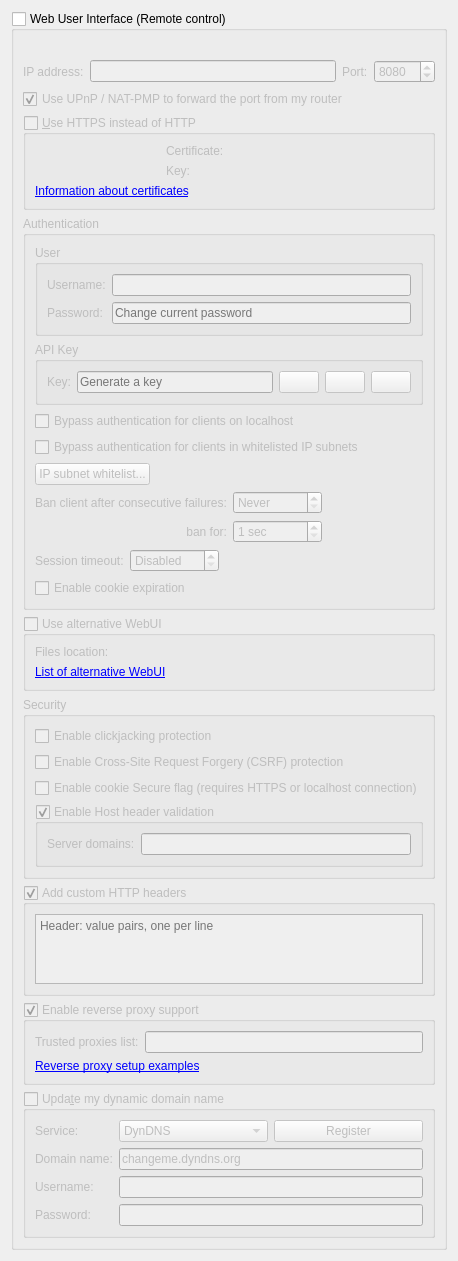
          <widget class="QWidget" name="scrollAreaWidgetContents_7">
           <property name="geometry">
            <rect>
             <x>0</x>
             <y>0</y>
             <width>382</width>
             <height>1045</height>
            </rect>
           </property>
           <layout class="QVBoxLayout" name="verticalLayout_23">
            <item>
             <widget class="QGroupBox" name="checkWebUI">
              <property name="title">
               <string>Web User Interface (Remote control)</string>
              </property>
              <property name="checkable">
               <bool>true</bool>
              </property>
              <property name="checked">
               <bool>false</bool>
              </property>
              <layout class="QVBoxLayout" name="verticalLayout_2">
               <item>
                <widget class="QLabel" name="labelWebUIError">
                 <property name="font">
                  <font>
                   <italic>true</italic>
                  </font>
                 </property>
                 <property name="text">
                  <string/>
                 </property>
                </widget>
               </item>
               <item>
                <layout class="QHBoxLayout" name="horizontalLayout_2">
                 <item>
                  <widget class="QLabel" name="lblWebUIAddress">
                   <property name="text">
                    <string>IP address:</string>
                   </property>
                  </widget>
                 </item>
                 <item>
                  <widget class="QLineEdit" name="textWebUIAddress">
                   <property name="toolTip">
                    <string>IP address that the Web UI will bind to.
Specify an IPv4 or IPv6 address. You can specify &quot;0.0.0.0&quot; for any IPv4 address,
&quot;::&quot; for any IPv6 address, or &quot;*&quot; for both IPv4 and IPv6.</string>
                   </property>
                  </widget>
                 </item>
                 <item>
                  <widget class="QLabel" name="lblWebUIPort">
                   <property name="text">
                    <string>Port:</string>
                   </property>
                  </widget>
                 </item>
                 <item>
                  <widget class="QSpinBox" name="spinWebUIPort">
                   <property name="minimum">
                    <number>1</number>
                   </property>
                   <property name="maximum">
                    <number>65535</number>
                   </property>
                   <property name="value">
                    <number>8080</number>
                   </property>
                  </widget>
                 </item>
                </layout>
               </item>
               <item>
                <widget class="QCheckBox" name="checkWebUIUPnP">
                 <property name="text">
                  <string>Use UPnP / NAT-PMP to forward the port from my router</string>
                 </property>
                 <property name="checked">
                  <bool>true</bool>
                 </property>
                </widget>
               </item>
               <item>
                <widget class="QGroupBox" name="checkWebUIHttps">
                 <property name="title">
                  <string>&amp;Use HTTPS instead of HTTP</string>
                 </property>
                 <property name="checkable">
                  <bool>true</bool>
                 </property>
                 <property name="checked">
                  <bool>false</bool>
                 </property>
                 <layout class="QGridLayout" name="gridLayout_11">
                  <item row="0" column="0">
                   <widget class="QLabel" name="lblSslCertStatus"/>
                  </item>
                  <item row="0" column="1">
                   <widget class="QLabel" name="lblWebUICrt">
                    <property name="text">
                     <string>Certificate:</string>
                    </property>
                   </widget>
                  </item>
                  <item row="0" column="2">
                   <widget class="FileSystemPathLineEdit" name="textWebUIHttpsCert" native="true"/>
                  </item>
                  <item row="1" column="0">
                   <widget class="QLabel" name="lblSslKeyStatus"/>
                  </item>
                  <item row="1" column="1">
                   <widget class="QLabel" name="lblWebUIKey">
                    <property name="text">
                     <string>Key:</string>
                    </property>
                   </widget>
                  </item>
                  <item row="1" column="2">
                   <widget class="FileSystemPathLineEdit" name="textWebUIHttpsKey" native="true"/>
                  </item>
                  <item row="2" column="0" colspan="3">
                   <widget class="QLabel" name="lblWebUICertInfo">
                    <property name="text">
                     <string>&lt;a href=https://httpd.apache.org/docs/current/ssl/ssl_faq.html#aboutcerts&gt;Information about certificates&lt;/a&gt;</string>
                    </property>
                    <property name="openExternalLinks">
                     <bool>true</bool>
                    </property>
                    <property name="textInteractionFlags">
                     <set>Qt::TextInteractionFlag::LinksAccessibleByKeyboard|Qt::TextInteractionFlag::LinksAccessibleByMouse</set>
                    </property>
                   </widget>
                  </item>
                 </layout>
                </widget>
               </item>
               <item>
                <widget class="QGroupBox" name="groupWebUIAuth">
                 <property name="title">
                  <string>Authentication</string>
                 </property>
                 <layout class="QVBoxLayout" name="verticalLayout_35">
                  <item>
                   <widget class="QGroupBox" name="groupWebUIUser">
                    <property name="title">
                     <string>User</string>
                    </property>
                    <layout class="QGridLayout" name="gridLayoutUser">
                     <item row="0" column="0">
                      <widget class="QLabel" name="lblWebUIUsername">
                       <property name="text">
                        <string>Username:</string>
                       </property>
                      </widget>
                     </item>
                     <item row="0" column="1">
                      <widget class="QLineEdit" name="textWebUIUsername"/>
                     </item>
                     <item row="1" column="0">
                      <widget class="QLabel" name="lblWebUIPassword">
                       <property name="text">
                        <string>Password:</string>
                       </property>
                      </widget>
                     </item>
                     <item row="1" column="1">
                      <widget class="QLineEdit" name="textWebUIPassword">
                       <property name="echoMode">
                        <enum>QLineEdit::EchoMode::Password</enum>
                       </property>
                       <property name="placeholderText">
                        <string>Change current password</string>
                       </property>
                      </widget>
                     </item>
                    </layout>
                   </widget>
                  </item>
                  <item>
                   <widget class="QGroupBox" name="groupWebUIAPIKey">
                    <property name="title">
                     <string>API Key</string>
                    </property>
                    <layout class="QGridLayout" name="gridLayoutAPIKey">
                     <item row="0" column="0">
                      <widget class="QLabel" name="lblWebUIAPIKey">
                       <property name="text">
                        <string>Key:</string>
                       </property>
                      </widget>
                     </item>
                     <item row="0" column="1">
                      <layout class="QHBoxLayout" name="horizontalLayoutAPIKey">
                       <item>
                        <widget class="QLineEdit" name="textWebUIAPIKey">
                         <property name="readOnly">
                          <bool>true</bool>
                         </property>
                         <property name="placeholderText">
                          <string>Generate a key</string>
                         </property>
                        </widget>
                       </item>
                       <item>
                        <widget class="QPushButton" name="btnWebUIAPIKeyCopy">
                         <property name="enabled">
                          <bool>false</bool>
                         </property>
                         <property name="toolTip">
                          <string>Copy API key</string>
                         </property>
                         <property name="icon">
                          <iconset>
                           <normaloff>:/icons/edit-copy.svg</normaloff>:/icons/edit-copy.svg</iconset>
                         </property>
                        </widget>
                       </item>
                       <item>
                        <widget class="QPushButton" name="btnWebUIAPIKeyRotate">
                         <property name="toolTip">
                          <string>Generate API key</string>
                         </property>
                         <property name="icon">
                          <iconset>
                           <normaloff>:/icons/view-refresh.svg</normaloff>:/icons/view-refresh.svg</iconset>
                         </property>
                        </widget>
                       </item>
                       <item>
                        <widget class="QPushButton" name="btnWebUIAPIKeyDelete">
                         <property name="toolTip">
                          <string>Delete API key</string>
                         </property>
                         <property name="icon">
                          <iconset>
                           <normaloff>:/icons/list-remove.svg</normaloff>:/icons/list-remove.svg</iconset>
                         </property>
                        </widget>
                       </item>
                      </layout>
                     </item>
                    </layout>
                   </widget>
                  </item>
                  <item>
                   <widget class="QCheckBox" name="checkBypassLocalAuth">
                    <property name="text">
                     <string>Bypass authentication for clients on localhost</string>
                    </property>
                   </widget>
                  </item>
                  <item>
                   <widget class="QCheckBox" name="checkBypassAuthSubnetWhitelist">
                    <property name="text">
                     <string>Bypass authentication for clients in whitelisted IP subnets</string>
                    </property>
                   </widget>
                  </item>
                  <item>
                   <widget class="QPushButton" name="IPSubnetWhitelistButton">
                    <property name="sizePolicy">
                     <sizepolicy hsizetype="Fixed" vsizetype="Fixed">
                      <horstretch>0</horstretch>
                      <verstretch>0</verstretch>
                     </sizepolicy>
                    </property>
                    <property name="text">
                     <string>IP subnet whitelist...</string>
                    </property>
                   </widget>
                  </item>
                  <item>
                   <layout class="QGridLayout" name="gridLayout_10">
                    <item row="0" column="0">
                     <widget class="QLabel" name="lblBanCounter">
                      <property name="text">
                       <string>Ban client after consecutive failures:</string>
                      </property>
                     </widget>
                    </item>
                    <item row="0" column="1">
                     <widget class="QSpinBox" name="spinBanCounter">
                      <property name="specialValueText">
                       <string>Never</string>
                      </property>
                      <property name="maximum">
                       <number>2147483647</number>
                      </property>
                     </widget>
                    </item>
                    <item row="0" column="2">
                     <spacer name="horizontalSpacer_15">
                      <property name="orientation">
                       <enum>Qt::Orientation::Horizontal</enum>
                      </property>
                      <property name="sizeHint" stdset="0">
                       <size>
                        <width>40</width>
                        <height>20</height>
                       </size>
                      </property>
                     </spacer>
                    </item>
                    <item row="1" column="0">
                     <widget class="QLabel" name="lblBanDuration">
                      <property name="text">
                       <string>ban for:</string>
                      </property>
                      <property name="alignment">
                       <set>Qt::AlignmentFlag::AlignRight|Qt::AlignmentFlag::AlignTrailing|Qt::AlignmentFlag::AlignVCenter</set>
                      </property>
                     </widget>
                    </item>
                    <item row="1" column="1">
                     <widget class="QSpinBox" name="spinBanDuration">
                      <property name="suffix">
                       <string> sec</string>
                      </property>
                      <property name="minimum">
                       <number>1</number>
                      </property>
                      <property name="maximum">
                       <number>2147483647</number>
                      </property>
                     </widget>
                    </item>
                   </layout>
                  </item>
                  <item>
                   <layout class="QHBoxLayout" name="horizontalLayout_13">
                    <item>
                     <widget class="QLabel" name="lblSessionTimeout">
                      <property name="text">
                       <string>Session timeout:</string>
                      </property>
                     </widget>
                    </item>
                    <item>
                     <widget class="QSpinBox" name="spinSessionTimeout">
                      <property name="specialValueText">
                       <string>Disabled</string>
                      </property>
                      <property name="suffix">
                       <string> sec</string>
                      </property>
                      <property name="maximum">
                       <number>2147483647</number>
                      </property>
                     </widget>
                    </item>
                    <item>
                     <spacer name="horizontalSpacer_11">
                      <property name="orientation">
                       <enum>Qt::Orientation::Horizontal</enum>
                      </property>
                      <property name="sizeHint" stdset="0">
                       <size>
                        <width>40</width>
                        <height>20</height>
                       </size>
                      </property>
                     </spacer>
                    </item>
                   </layout>
                  </item>
                  <item>
                   <widget class="QCheckBox" name="enableCookieExpiration">
                    <property name="text">
                     <string>Enable cookie expiration</string>
                    </property>
                   </widget>
                  </item>
                 </layout>
                </widget>
               </item>
               <item>
                <widget class="QGroupBox" name="groupAltWebUI">
                 <property name="title">
                  <string>Use alternative WebUI</string>
                 </property>
                 <property name="checkable">
                  <bool>true</bool>
                 </property>
                 <property name="checked">
                  <bool>false</bool>
                 </property>
                 <layout class="QVBoxLayout" name="verticalLayout_41">
                  <item>
                   <layout class="QHBoxLayout" name="horizontalLayout_5">
                    <item>
                     <widget class="QLabel" name="labelWebUIRootFolder">
                      <property name="text">
                       <string>Files location:</string>
                      </property>
                     </widget>
                    </item>
                    <item>
                     <widget class="FileSystemPathLineEdit" name="textWebUIRootFolder" native="true"/>
                    </item>
                   </layout>
                  </item>
                  <item>
                   <widget class="QLabel" name="lblAltWebUIList">
                    <property name="text">
                     <string>&lt;a href=&quot;https://github.com/qbittorrent/qBittorrent/wiki/List-of-known-alternate-WebUIs&quot;&gt;List of alternative WebUI&lt;/a&gt;</string>
                    </property>
                    <property name="openExternalLinks">
                     <bool>true</bool>
                    </property>
                    <property name="textInteractionFlags">
                     <set>Qt::TextInteractionFlag::LinksAccessibleByKeyboard|Qt::TextInteractionFlag::LinksAccessibleByMouse</set>
                    </property>
                   </widget>
                  </item>
                 </layout>
                </widget>
               </item>
               <item>
                <widget class="QGroupBox" name="groupBox_3">
                 <property name="title">
                  <string>Security</string>
                 </property>
                 <layout class="QVBoxLayout" name="verticalLayout_33">
                  <item>
                   <widget class="QCheckBox" name="checkClickjacking">
                    <property name="text">
                     <string>Enable clickjacking protection</string>
                    </property>
                   </widget>
                  </item>
                  <item>
                   <widget class="QCheckBox" name="checkCSRFProtection">
                    <property name="text">
                     <string>Enable Cross-Site Request Forgery (CSRF) protection</string>
                    </property>
                   </widget>
                  </item>
                  <item>
                   <widget class="QCheckBox" name="checkSecureCookie">
                    <property name="text">
                     <string>Enable cookie Secure flag (requires HTTPS or localhost connection)</string>
                    </property>
                   </widget>
                  </item>
                  <item>
                   <widget class="QGroupBox" name="groupHostHeaderValidation">
                    <property name="title">
                     <string>Enable Host header validation</string>
                    </property>
                    <property name="checkable">
                     <bool>true</bool>
                    </property>
                    <layout class="QVBoxLayout" name="verticalLayout_32">
                     <item>
                      <layout class="QHBoxLayout" name="horizontalLayout_10">
                       <item>
                        <widget class="QLabel" name="labelServerDomains">
                         <property name="text">
                          <string>Server domains:</string>
                         </property>
                        </widget>
                       </item>
                       <item>
                        <widget class="QLineEdit" name="textServerDomains">
                         <property name="toolTip">
                          <string>Whitelist for filtering HTTP Host header values.
In order to defend against DNS rebinding attack,
you should put in domain names used by WebUI server.

Use ';' to split multiple entries. Can use wildcard '*'.</string>
                         </property>
                        </widget>
                       </item>
                      </layout>
                     </item>
                    </layout>
                   </widget>
                  </item>
                 </layout>
                </widget>
               </item>
               <item>
                <widget class="QGroupBox" name="groupWebUIAddCustomHTTPHeaders">
                 <property name="title">
                  <string>Add custom HTTP headers</string>
                 </property>
                 <property name="checkable">
                  <bool>true</bool>
                 </property>
                 <layout class="QVBoxLayout" name="verticalLayout_8">
                  <item>
                   <widget class="QPlainTextEdit" name="textWebUICustomHTTPHeaders">
                    <property name="tabChangesFocus">
                     <bool>true</bool>
                    </property>
                    <property name="lineWrapMode">
                     <enum>QPlainTextEdit::LineWrapMode::NoWrap</enum>
                    </property>
                    <property name="placeholderText">
                     <string>Header: value pairs, one per line</string>
                    </property>
                   </widget>
                  </item>
                 </layout>
                </widget>
               </item>
               <item>
                <widget class="QGroupBox" name="groupEnableReverseProxySupport">
                 <property name="title">
                  <string>Enable reverse proxy support</string>
                 </property>
                 <property name="checkable">
                  <bool>true</bool>
                 </property>
                 <layout class="QVBoxLayout" name="verticalLayout_331">
                  <item>
                   <layout class="QHBoxLayout" name="horizontalLayout_131">
                    <item>
                     <widget class="QLabel" name="lblReverseProxiesList">
                      <property name="text">
                       <string>Trusted proxies list:</string>
                      </property>
                     </widget>
                    </item>
                    <item>
                     <widget class="QLineEdit" name="textTrustedReverseProxiesList">
                      <property name="toolTip">
                       <string>Specify reverse proxy IPs (or subnets, e.g. 0.0.0.0/24) in order to use forwarded client address (X-Forwarded-For header). Use ';' to split multiple entries.</string>
                      </property>
                     </widget>
                    </item>
                   </layout>
                  </item>
                  <item>
                   <widget class="QLabel" name="labelReverseProxyLink">
                    <property name="text">
                     <string>&lt;a href=https://github.com/qbittorrent/qBittorrent/wiki#reverse-proxy-setup-for-webui-access&gt;Reverse proxy setup examples&lt;/a&gt;</string>
                    </property>
                    <property name="openExternalLinks">
                     <bool>true</bool>
                    </property>
                    <property name="textInteractionFlags">
                     <set>Qt::TextInteractionFlag::LinksAccessibleByKeyboard|Qt::TextInteractionFlag::LinksAccessibleByMouse</set>
                    </property>
                   </widget>
                  </item>
                 </layout>
                </widget>
               </item>
               <item>
                <widget class="QGroupBox" name="checkDynDNS">
                 <property name="title">
                  <string>Upda&amp;te my dynamic domain name</string>
                 </property>
                 <property name="checkable">
                  <bool>true</bool>
                 </property>
                 <property name="checked">
                  <bool>false</bool>
                 </property>
                 <layout class="QFormLayout" name="formLayout_5">
                  <item row="0" column="0">
                   <widget class="QLabel" name="label_19">
                    <property name="text">
                     <string>Service:</string>
                    </property>
                   </widget>
                  </item>
                  <item row="0" column="1">
                   <layout class="QHBoxLayout" name="horizontalLayout_3">
                    <item>
                     <widget class="QComboBox" name="comboDNSService">
                      <item>
                       <property name="text">
                        <string notr="true">DynDNS</string>
                       </property>
                      </item>
                      <item>
                       <property name="text">
                        <string notr="true">No-IP</string>
                       </property>
                      </item>
                     </widget>
                    </item>
                    <item>
                     <widget class="QPushButton" name="registerDNSBtn">
                      <property name="text">
                       <string>Register</string>
                      </property>
                     </widget>
                    </item>
                   </layout>
                  </item>
                  <item row="1" column="0">
                   <widget class="QLabel" name="label_20">
                    <property name="text">
                     <string>Domain name:</string>
                    </property>
                   </widget>
                  </item>
                  <item row="1" column="1">
                   <widget class="QLineEdit" name="domainNameTxt">
                    <property name="text">
                     <string notr="true">changeme.dyndns.org</string>
                    </property>
                   </widget>
                  </item>
                  <item row="2" column="0">
                   <widget class="QLabel" name="label_21">
                    <property name="text">
                     <string>Username:</string>
                    </property>
                   </widget>
                  </item>
                  <item row="2" column="1">
                   <widget class="QLineEdit" name="DNSUsernameTxt"/>
                  </item>
                  <item row="3" column="0">
                   <widget class="QLabel" name="label_22">
                    <property name="text">
                     <string>Password:</string>
                    </property>
                   </widget>
                  </item>
                  <item row="3" column="1">
                   <widget class="QLineEdit" name="DNSPasswordTxt">
                    <property name="echoMode">
                     <enum>QLineEdit::EchoMode::Password</enum>
                    </property>
                   </widget>
                  </item>
                 </layout>
                </widget>
               </item>
              </layout>
             </widget>
            </item>
            <item>
             <spacer name="verticalSpacer">
              <property name="orientation">
               <enum>Qt::Orientation::Vertical</enum>
              </property>
              <property name="sizeHint" stdset="0">
               <size>
                <width>20</width>
                <height>40</height>
               </size>
              </property>
             </spacer>
            </item>
           </layout>
          </widget>
